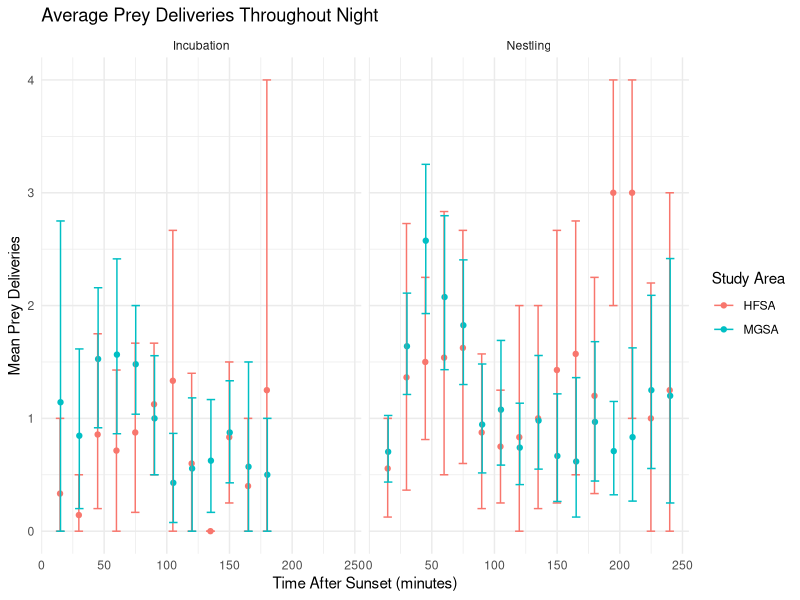

Recreate this plot in R.
## ---- chunk 1

#install.packages("tidyverse")
library(tidyverse)

## ---- chunk 2

setwd("C:/Users/eliza/Documents/final-project")
pdOriginal <- read.csv("./data/pd_main.csv")


#rename the first column, which imported with a special character
names(pdOriginal)[1] <- "nest"


## ---- chunk 3

pdHM <- pdOriginal %>%
  separate(col = nest, into = c("study_site", "territory"), sep = 1, remove = TRUE) %>%
  filter(study_site == "B" | study_site == "C", sex == "M")

## ---- chunk 4

#str(pdHM) #columns 't180' and 't225' are character classes, "nest_age" is character class

#unique(pdHM$t180) #at least one cell has an asterisk after the value
#unique(pdHM$t225) #same here
#unique(pdHM$nest_age) #"pred" and "" can be converted to NA

#remove asterisks
pdClean <- pdHM %>%
  mutate(t180 = gsub("\\*", "", t180)) %>%
  mutate(t225 = gsub("\\*", "", t225))


#change these columns to numeric
pdClean$t180 <- as.integer(pdClean$t180)
pdClean$t225 <- as.integer(pdClean$t225)
pdClean$nest_age <- as.integer(pdClean$nest_age) #warning here is ok--NAs are replacing "pred" and "" values


## ---- chunk 5

#create independet dfs for HFSA (nestling and incubation stage) and MGSA (nestling and incubation state). 

#select relevant columns, add column for stage, rename study sites, drop NAs
pdStage <- pdClean %>%
  select(study_site, nest_age, t15:t240) %>%
  mutate(
    stage =
      ifelse(nest_age < 22, "incubation", "nestling"),
    study_site =
      ifelse(study_site == "B", "MGSA", "HFSA")) %>%
  drop_na(stage)

#change column names to remove "t" in front of time interval
colnames(pdStage) <- c("study_site", "nest_age", "15", "30", "45", "60", "75", "90", "105", "120", "135", "150", "165", "180", "195", "210", "225", "240", "stage")

#create independent dfs for each study site and stage
pdHFSA_inc <- pdStage %>%
  filter(study_site =="HFSA", stage == "incubation") %>%
  select('15':'240')

pdHFSA_nest <- pdStage %>% 
  filter(study_site =="HFSA", stage == "nestling") %>%
  select('15':'240')

pdMGSA_inc <- pdStage %>%
  filter(study_site =="MGSA", stage == "incubation") %>%
  select('15':'240')
         
pdMGSA_nest <- pdStage %>%
  filter(study_site =="MGSA", stage == "nestling") %>%
  select('15':'240')


## ---- chunk 6

meanHFSA_inc <- data.frame(
  time = as.numeric(colnames(pdHFSA_inc)),
  HGSA_incubation = colMeans(pdHFSA_inc, na.rm = TRUE))

meanHFSA_nest <- data.frame(
  time = as.numeric(colnames(pdHFSA_nest)),
  HGSA_nestling = colMeans(pdHFSA_nest, na.rm = TRUE))

meanMGSA_inc <- data.frame(
  time = as.numeric(colnames(pdMGSA_inc)),
  MGSA_incubation = colMeans(pdMGSA_inc, na.rm = TRUE))

meanMGSA_nest <- data.frame(
  time = as.numeric(colnames(pdMGSA_nest)),
  MGSA_nestling = colMeans(pdMGSA_nest, na.rm = TRUE))

## ---- chunk 7
meanAll <- data.frame(
  time = as.numeric(colnames(pdHFSA_inc)),
  HGSA_incubation = colMeans(pdHFSA_inc, na.rm = TRUE),
  HGSA_nestling = colMeans(pdHFSA_nest, na.rm = TRUE),
  MGSA_incubation = colMeans(pdMGSA_inc, na.rm = TRUE),
  MGSA_nestling = colMeans(pdMGSA_nest, na.rm = TRUE)
)

## ---- chunk 8

#function to grab CIs from any vector
getCI <- function(vec, n_samp=10000) {
  smp <- replicate(n_samp, mean(sample(vec, replace = TRUE), na.rm = TRUE))
  CIs <-quantile(smp, c(0.025, 0.975), na.rm = T)
  return(CIs)
}

#now apply it across the columns of PD data
ciHFSA_inc <- apply(pdHFSA_inc, 2, FUN = getCI)
ciHFSA_nest <- apply(pdHFSA_nest, 2, FUN = getCI)
ciMGSA_inc <- apply(pdMGSA_inc, 2, FUN = getCI)
ciMGSA_nest <- apply(pdMGSA_nest, 2, FUN = getCI)
## ---- chunk 9

ciInc <- filter(
  data.frame(
    study_area = c(rep("HFSA", nrow(meanHFSA_inc)), rep("MGSA", nrow(meanMGSA_inc))),
    mean = c(colMeans(pdHFSA_inc, na.rm = TRUE), colMeans(pdMGSA_inc, na.rm = TRUE)),
    ci_l = c(ciHFSA_inc[1,], ciMGSA_inc[1,]),
    ci_h = c(ciHFSA_inc[2,], ciMGSA_inc[2,]),
    time = c(as.numeric(rownames(meanHFSA_inc)), as.numeric(rownames(meanMGSA_inc))),
    stage = "Incubation"),
  time <= 180)


ciNest <- data.frame(
    study_area = c(rep("HFSA", nrow(meanHFSA_nest)), rep("MGSA", nrow(meanMGSA_nest))),
    mean = c(colMeans(pdHFSA_nest, na.rm = TRUE), colMeans(pdMGSA_nest, na.rm = TRUE)),
    ci_l = c(ciHFSA_nest[1,], ciMGSA_nest[1,]),
    ci_h = c(ciHFSA_nest[2,], ciMGSA_nest[2,]),
    time = c(as.numeric(rownames(meanHFSA_nest)), as.numeric(rownames(meanMGSA_nest))),
    stage = "Nestling")
    
ciAll <- rbind(ciInc, ciNest)

## ---- chunk 10

plotInc <- ggplot(data = ciInc) +
  geom_point(aes(x = time, y = mean, color = study_area, group = study_area),
             position = position_dodge(width=0.75)) +
  geom_errorbar(aes(x=time, ymax = ci_h, ymin=ci_l, color = study_area, 
                    group = study_area),
                position = position_dodge(width=0.75)) +
  labs(x = "Time After Sunset (minutes)", y = "Mean Prey Deliveries", 
       title = "Incubation", color = "Study Area") +
  theme_minimal()

## ---- chunk 11

plotNest <- ggplot(data = ciNest) +
  geom_point(aes(x = time, y = mean, color = study_area, group = study_area),
             position = position_dodge(width=0.75)) +
  geom_errorbar(aes(x=time, ymax = ci_h, ymin=ci_l, color = study_area, 
                    group = study_area),
                position = position_dodge(width=0.75)) +
  labs(x = "Time After Sunset (minutes)", y = "Mean Prey Deliveries", 
       title = "Nestling", color = "Study Area") +
  theme_minimal()

## ---- chunk 12

ggplot(data = ciAll) +
  geom_point(aes(x = time, y = mean, color = study_area, group = study_area),
             position = position_dodge(width=0.75)) +
  geom_errorbar(aes(x=time, ymax = ci_h, ymin=ci_l, color = study_area, 
                    group = study_area),
                position = position_dodge(width=0.75)) +
  labs(x = "Time After Sunset (minutes)", y = "Mean Prey Deliveries", 
       title = "Average Prey Deliveries Throughout Night", color = "Study Area") +
  theme_minimal() +
  facet_grid(~ stage)

## ---- chunk 13
